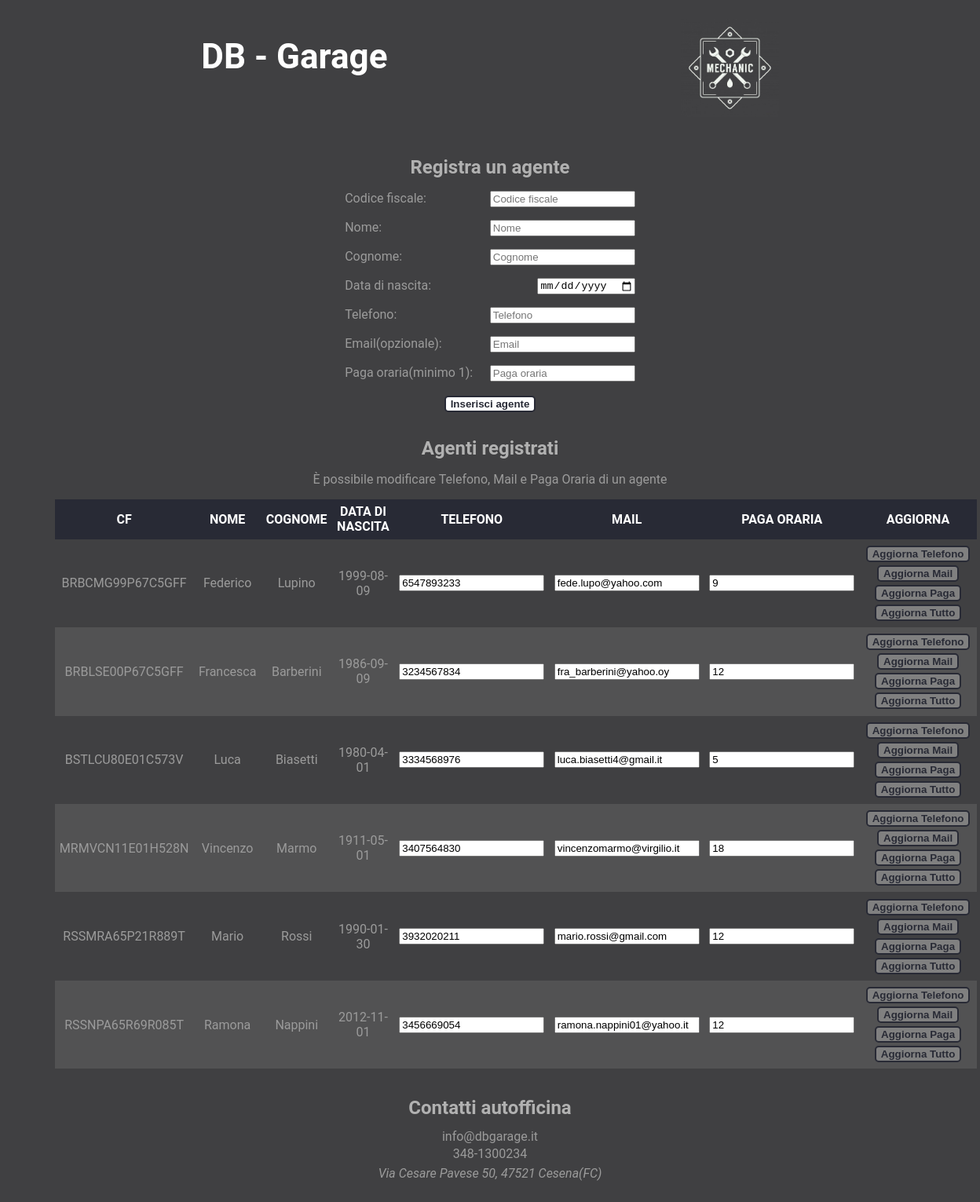
Screenshot of /app-web/gestione_agenti.php with the database file from the repository.
### tables this page shows
CREATE TABLE `agente` (
  `CF_agente` char(16) NOT NULL,
  `nome` char(20) NOT NULL,
  `cognome` char(20) NOT NULL,
  `data_nascita` date NOT NULL,
  `telefono` char(10) NOT NULL,
  `email` varchar(30) DEFAULT NULL,
  `paga_oraria` int(11) NOT NULL
);

### app-web/gestione_agenti.php (called while the page is built, shortened)
<?php
    require_once 'require.php';
    $SetParameters["titolo"] = "Gestione agenti";
    $SetParameters["file"] = "nuovo_agente.php";
	array_push($SetParameters["scripts"], "./js/script.js");
	$SetParameters["agenti"] = $db->getAllAgents();
    require("template/base.php");
?>

### app-web/require.php (called while the page is built, shortened)
<?php
require_once("databasegarage.php");
$db = new DatabaseHelper("127.0.0.1", "root", "", "officina", 3306);
$SetParameters["scripts"] = array();
?>

### app-web/databasegarage.php (called while the page is built, shortened)
<?php
class DatabaseHelper {
	private $db;
	public function __construct($servername, $username, $password, $dbname, $port) {
		$this->db = new mysqli($servername, $username, $password, $dbname, $port);
	}
    public function getAllAgents(){
        $statement = $this->db->prepare("SELECT * FROM AGENTE");
		$statement->execute();
		$result = $statement->get_result();
		return $result->fetch_all(MYSQLI_ASSOC);
    }
}
?>

### app-web/template/nuovo_agente.php (the view)
<section>
	<h2>Registra un agente</h2>
	<form action="#" method="POST">
		<ul>
			<li>
				<label for="agenteCF"> Codice fiscale: </label>
				<input type="text" name="agenteCF" placeholder="Codice fiscale" maxlength="16" required>
			</li>
			<li>
				<label for="agenteNome"> Nome: </label>
				<input type="text" name="agenteNome" placeholder="Nome" maxlength="20" required>
			</li>
			<li>
				<label for="agenteCognome"> Cognome: </label>
				<input type="text" name="agenteCognome" placeholder="Cognome" maxlength="20" required>
			</li>
			<li>
				<label for="agenteDataNascita"> Data di nascita: </label>
				<input type="date" name="agenteDataNascita" required>
			</li>
			<li>
				<label for="agenteTelefono"> Telefono: </label>
				<input type="tel" pattern="[0-9]{10}" maxlength="10" name="agenteTelefono" placeholder="Telefono" required>
			</li>
			<li>
				<label for="agenteMail"> Email(opzionale): </label>
				<input type="email" name="agenteMail" placeholder="Email" maxlength="80">
			</li>
			<li>
				<label for="agentePaga"> Paga oraria(minimo 1): </label>
				<input type="number" min="1" name="agentePaga" placeholder="Paga oraria" required>
			</li>
		</ul>
		<input type="submit" name="inserisciAgente"  value="Inserisci agente">
	</form>
</section>
<section class="tabelle">
	<h2>Agenti registrati</h2>
	<p>È possibile modificare Telefono, Mail e Paga Oraria di un agente</p>
	<table>
		<thead>
			<tr>
				<th>CF</th><th>NOME</th><th>COGNOME</th><th>DATA DI NASCITA</th><th>TELEFONO</th><th>MAIL</th><th>PAGA ORARIA</th><th>AGGIORNA</th>
			</tr>
		</thead>
		<tbody>
			<?php foreach($SetParameters["agenti"] as $agente) :?>
			<form action="#" method="POST">
				<tr>
					<td><input type="hidden" id='<?php echo $agente["CF_agente"];?>' name="agenteCF" value=<?php echo $agente["CF_agente"]; ?>> <?php echo $agente["CF_agente"]?></td>
					<td><input type="hidden" id='<?php echo $agente["CF_agente"];?>' name="agenteNome" value=<?php echo $agente["nome"]; ?>> <?php echo $agente["nome"]?></td>
					<td><input type="hidden" id='<?php echo $agente["CF_agente"];?>' name="agenteCognome" value=<?php echo $agente["cognome"]; ?>> <?php echo $agente["cognome"]?></td>
					<td><input type="hidden" id='<?php echo $agente["CF_agente"];?>' name="agenteDataNascita" value=<?php echo $agente["data_nascita"]; ?>> <?php echo $agente["data_nascita"]?></td>
					<td><input type="tel" id='<?php echo $agente["CF_agente"];?>' pattern="[0-9]{10}" maxlength="10" name="agenteTelefono" placeholder="Inserisci Telefono" value=<?php echo $agente["telefono"]?> required></td>
					<td><input type="email" id='<?php echo $agente["CF_agente"];?>' maxlength="80" name="agenteMail" placeholder="Inserisci email" value=<?php echo $agente["email"]?>></td>
					<td><input type="number" id='<?php echo $agente["CF_agente"];?>' min="1" name="agentePaga" placeholder="Inserisci paga oraria" value=<?php echo $agente["paga_oraria"]?> required></td>
					<td>
						<input disabled type="submit" id='<?php echo $agente["CF_agente"];?>' name="aggiornaTelefono" value="Aggiorna Telefono">
						<input disabled type="submit" id='<?php echo $agente["CF_agente"];?>' name="aggiornaMail" value="Aggiorna Mail">
						<input disabled type="submit" id='<?php echo $agente["CF_agente"];?>' name="aggiornaPaga" value="Aggiorna Paga">
						<input disabled type="submit" id='<?php echo $agente["CF_agente"];?>' name="aggiornaTutto" value="Aggiorna Tutto">
					</td>
				</tr>
			</form>
			<?php endforeach; ?>
		</tbody>
	</table>
</section>

### app-web/template/base.php (shortened to what this page needs)
<!DOCTYPE html>
<html lang="it">
	<head>
        <link href="css/style.css" rel="stylesheet" type="text/css"/>
	</head>
	<body>
		<header>
			<ul>
				<li>
					<h1><a href="index.php">DB - Garage</a></h1>
				</li>
				<li>
					<img src="./upload/mechanic_logo.png" alt="logo" />
				</li>
			</ul>
		</header>
		<main>
		<?php
		if(isset($SetParameters["file"])){
                require($SetParameters["file"]);
            }
        ?>
		</main>
		<footer>
				<ul id="contacts">
					<li>
						<h2>Contatti autofficina</h2>
					</li>
					<li>
						<p>info@dbgarage.it</p>
						<p>348-1300234</p>
					</li>
					<li>
						<address>Via Cesare Pavese 50, 47521 Cesena(FC)</address>
					</li>
				</ul>
		</footer>
	</body>
</html>

### app-web/css/style.css (style rules this page uses)
body { text-align: center; display: flex; flex-direction: column; align-items: center; background-color: rgb(64,64,66); }
footer > ul { width: 90%; flex-direction: column; }
h2 { margin: 10px 0; color: rgb(177,177,177); }
footer p, footer address { margin: 3px 0; }
ul { padding: 0; list-style-type: none; display: flex; justify-content: space-around; }
main { display: flex; justify-content: space-around; flex-wrap: wrap; gap: 5%; width: 100%; }
footer { display: flex; justify-content: space-around; width: 100%; }
form ul { display: flex; flex-direction: column; gap: 2vh; }
form > ul *:not(legend, ul) { float: right; }
a { text-decoration: none; }
form > ul > li label, form fieldset > ul > li > label { float: left; }
table, .l100 { border-spacing: 0; width: 100%; margin: 10px 0; }
td, th { padding: 0.5vw; text-align: center; }
thead tr, caption { background-color: #282A35; color: white; }
tr.noform:nth-child(even), tr:nth-child(4n) { background-color: #7272725c; }
section { margin: 20px 25%; width: 30%; }
section.tabelle { margin: 0px 5%; width: 90%; }
input[type="submit"], button:hover { margin: 2px; background-color: white; color: #282A35; border-radius: 5px; font-weight: 600; border: 2px solid #282A35; font-family: sans-serif; }
input[type="submit"]:disabled { background-color: grey; }
h1 { font-family: monospace; font-size: xxx-large; }
body { font-family: 'Roboto', 'Gill Sans MT', Calibri, 'Trebuchet MS', sans-serif; color: rgb(155,155,155); }
ul#contacts { height: 100%; justify-content: space-evenly; }
header { display: flex; justify-content: space-around; width: 100%; }
header img { height: 10vw; }
header h1 a { color : white; font: normal bold 44px/1 "Roboto", sans-serif; }
header > ul { width: 90%; }

### rows the page displays
agente: CF_agente "BRBCMG99P67C5GFF", nome "Federico", cognome "Lupino", data_nascita "1999-08-09", agenteTelefono "6547893233", agenteMail "fede.lupo@yahoo.com", agentePaga "9"
agente: CF_agente "BRBLSE00P67C5GFF", nome "Francesca", cognome "Barberini", data_nascita "1986-09-09", agenteTelefono "3234567834", agenteMail "fra_barberini@yahoo.oy", agentePaga "12"
agente: CF_agente "BSTLCU80E01C573V", nome "Luca", cognome "Biasetti", data_nascita "1980-04-01", agenteTelefono "3334568976", agenteMail "luca.biasetti4@gmail.it", agentePaga "5"
agente: CF_agente "MRMVCN11E01H528N", nome "Vincenzo", cognome "Marmo", data_nascita "1911-05-01", agenteTelefono "3407564830", agenteMail "vincenzomarmo@virgilio.it", agentePaga "18"
agente: CF_agente "RSSMRA65P21R889T", nome "Mario", cognome "Rossi", data_nascita "1990-01-30", agenteTelefono "3932020211", agenteMail "mario.rossi@gmail.com", agentePaga "12"
agente: CF_agente "RSSNPA65R69R085T", nome "Ramona", cognome "Nappini", data_nascita "2012-11-01", agenteTelefono "3456669054", agenteMail "ramona.nappini01@yahoo.it", agentePaga "12"
